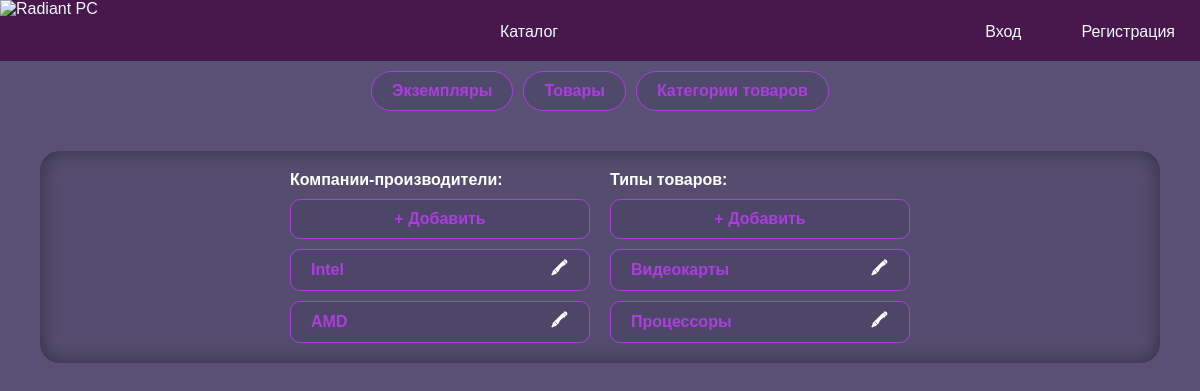
The page /admin.php?tool=categories on the database its author committed.
### tables this page shows
CREATE TABLE `companies` (
  `id` int(11) NOT NULL,
  `name` varchar(128) NOT NULL
);

CREATE TABLE `types` (
  `id` int(11) NOT NULL,
  `name` varchar(128) NOT NULL
);

### funcs/DBinteraction.php (called while the page is built, shortened)
<?php
function selectFrom($query, $way)
{
    if (trim($query) == null) {
        $_SESSION['result'] = "Вы передали пустой запрос.";
    } else {
    require "connect.php";
    $res = $con->query($query);
    switch ($way) {
        case "ALL":
            $output = $res->fetch_all(MYSQLI_ASSOC);
            break;
    }}
    return $output;
}

### funcs/listGenerator.php (the view, shortened to what this page needs)
<?php
function generateListItem($listItem, $listType)
{
?>
    <div class="accent brad10 flex jc-sb ai-c">
        <span>
            <?= $listItem['name'] ?>
        </span>
        <div class="flex g10">
            <?php
            switch ($listType) {
                case "company":
                    $href = "?tool=categories&edit=company&id=" . $listItem['id'];
                    break;
                case "type":
                    $href = "?tool=categories&edit=type&id=" . $listItem['id'];
                    break;
            }
            ?>
            <a href="<?= $href ?>" class="accent-invert">🖍</a>
        </div>
    </div>
<?php
}

### admin/toolCategories.php
<?php
require_once("./funcs/listGenerator.php");
require_once("./funcs/DBinteraction.php");
$query = "SELECT * FROM `companies`";
$companies = selectFrom($query, "ALL");
$query = "SELECT * FROM `types`";
$types = selectFrom($query, "ALL");
?>
<div class="flex wrap g20 mauto">
    <div class="list flex column g10">
        <h4>Компании-производители:</h4>
        <a href="?tool=categories&edit=company" class="accent ctrl-e brad10">+ Добавить</a>
        <?php
        foreach ($companies as $company) {
            generateListItem($company, "company");
        }
        ?>
    </div>
    <div class="list flex column g10">
        <h4>Типы товаров:</h4>
        <a href="?tool=categories&edit=type" class="accent ctrl-e brad10">+ Добавить</a>
        <?php
        foreach ($types as $type) {
            generateListItem($type, "type");
        }
        ?>
    </div>
</div>

### often.css (style rules this page uses)
.accent { border: #ab3edd 1px solid; border-radius: 25px; padding: 10px 20px; background-color: #40395c59; color: #ab3edd; font-weight: bold; transition: all 0.25s ease-out; }
.accent span { color: #ab3edd; font-weight: bold; }
.accent-invert { height: 20px; width: 20px; display: flex; justify-content: center; align-items: center; border-radius: 0px; font-weight: bolder; transition: all 0.25s ease-out; }
.mauto { margin: auto; }
.g10 { gap: 10px; }
.g20 { gap: 20px; }
.brad10 { border-radius: 10px; }
.flex { display: flex; }
.column { flex-direction: column; }
.wrap { flex-wrap: wrap; }
.jc-sb { justify-content: space-between; }
.ai-c { align-items: center; }
.ctrl-e { text-align: center; }

### style.css (style rules this page uses)
*, a { margin: 0; border: 0; outline: 0; padding: 0; text-decoration: none; font-family: Arial, Helvetica, sans-serif; }
*, a, select[value], input[value] { color: white; }
body, input[value] { background-color: #585175; }
a, button { cursor: pointer; }
.list { width: 25%; min-width: 300px; }

### rows shown on the page
companies: name "Intel"
companies: name "AMD"
types: name "Видеокарты"
types: name "Процессоры"
